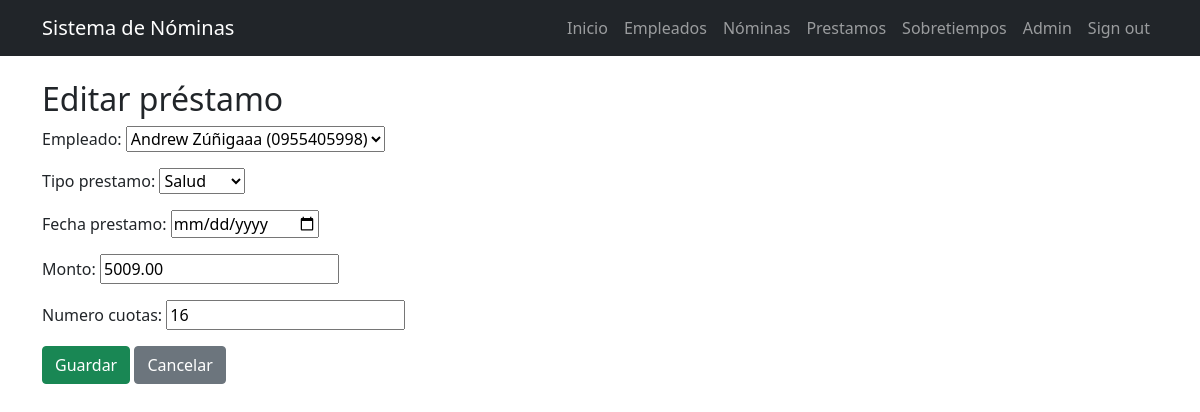
/prestamos/3/update/ (signed in), run on the app's committed database.
### prestamo/models.py (models this page shows, shortened)
class Prestamo(models.Model):
    empleado = models.ForeignKey(Empleado, on_delete=models.CASCADE)
    tipo_prestamo = models.ForeignKey(TipoPrestamo, on_delete=models.CASCADE)
    fecha_prestamo = models.DateField()
    monto = models.DecimalField(max_digits=10, decimal_places=2)
    interes = models.DecimalField(max_digits=10, decimal_places=2)
    monto_pagar = models.DecimalField(max_digits=10, decimal_places=2)
    numero_cuotas = models.PositiveIntegerField(default=1)
    cuota_mensual = models.DecimalField(max_digits=10, decimal_places=2, editable=False)
    saldo = models.DecimalField(max_digits=10, decimal_places=2, editable=False)

### prestamo/views.py (the view)
# urls.py: path('<int:pk>/update/', PrestamoUpdateView.as_view(), name='prestamo_update'),
class PrestamoUpdateView(LoginRequiredMixin, UpdateView):
    model = Prestamo
    form_class = PrestamoForm
    template_name = 'prestamos/prestamo_form.html'
    success_url = reverse_lazy('prestamos:prestamo_list')

### prestamo/forms.py
class PrestamoForm(forms.ModelForm):
    class Meta:
        model = Prestamo
        fields = ['empleado', 'tipo_prestamo', 'fecha_prestamo', 'monto', 'numero_cuotas']
        widgets = {
            'fecha_prestamo': forms.DateInput(attrs={'type': 'date'}),
        }

### nomina/models.py (called while the page is built)
    def __str__(self):
        return f"{self.nombre} ({self.cedula})"

### prestamo/models.py (called while the page is built)
    def __str__(self):
        return self.descripcion

### prestamo/templates/prestamos/prestamo_form.html (shortened to what this page needs)
{% extends 'nomina/base.html' %}
{% block content %}
<h2>{{ form.instance.pk|yesno:"Editar préstamo,Nuevo préstamo" }}</h2>
<form method="post" novalidate>
  {% if form %}
    {{ form.as_p }}
    <button type="submit" class="btn btn-success">Guardar</button>
    <a href="{% url 'prestamos:prestamo_list' %}" class="btn btn-secondary">Cancelar</a>
  {% else %}
    <div class="alert alert-danger">No se recibió el formulario.</div>
  {% endif %}
</form>
{% endblock %}

### data on the page
Prestamo: instance.pk "Editar préstamo", empleado "Andrew Zúñigaaa (0955405998)", tipo_prestamo "Salud", monto "5009.00", numero_cuotas "16"
